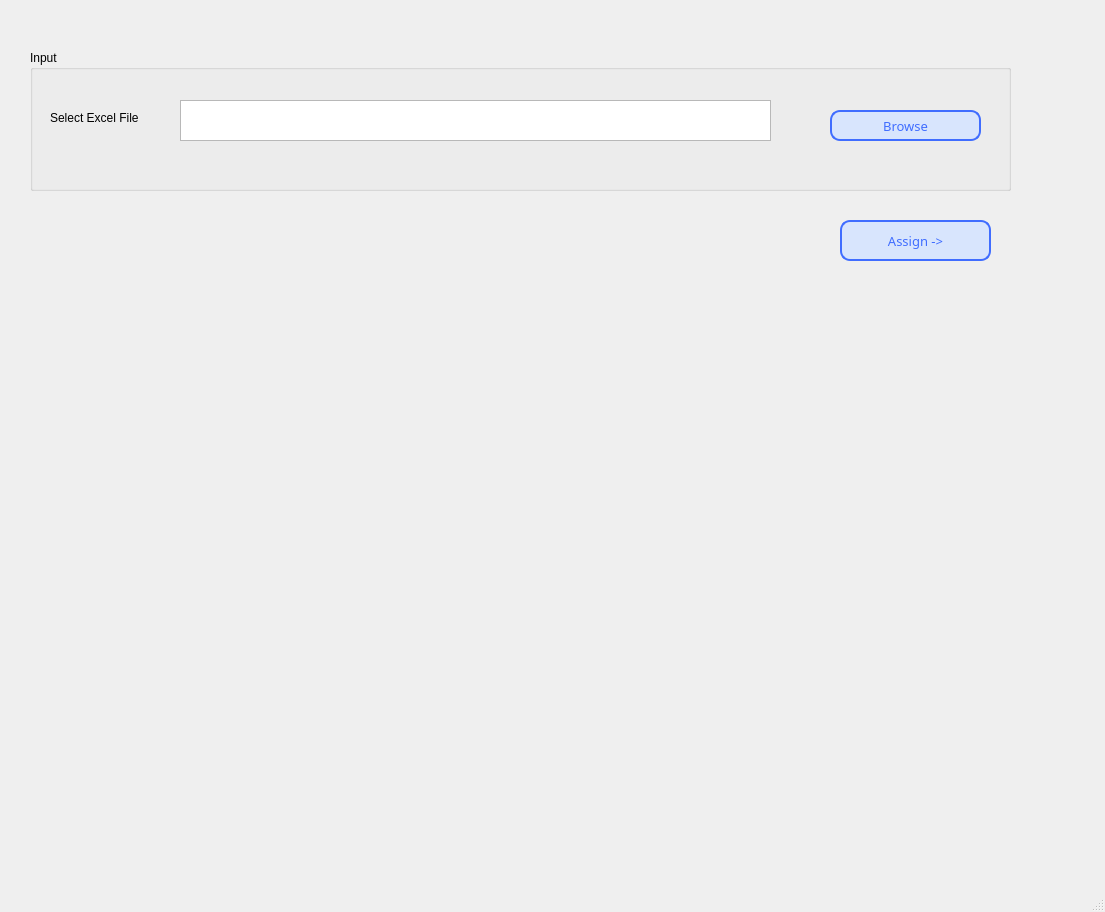
<?xml version="1.0" encoding="UTF-8"?>
<ui version="4.0">
 <class>MainWindow</class>
 <widget class="QMainWindow" name="MainWindow">
  <property name="geometry">
   <rect>
    <x>0</x>
    <y>0</y>
    <width>1105</width>
    <height>912</height>
   </rect>
  </property>
  <property name="windowTitle">
   <string>MainWindow</string>
  </property>
  <widget class="QWidget" name="centralwidget">
   <widget class="QGroupBox" name="groupBox_3">
    <property name="geometry">
     <rect>
      <x>30</x>
      <y>50</y>
      <width>981</width>
      <height>141</height>
     </rect>
    </property>
    <property name="title">
     <string>Input</string>
    </property>
    <widget class="QPushButton" name="btn_browse">
     <property name="geometry">
      <rect>
       <x>800</x>
       <y>60</y>
       <width>151</width>
       <height>31</height>
      </rect>
     </property>
     <property name="font">
      <font>
       <family>Segoe UI Semibold</family>
       <pointsize>10</pointsize>
       <weight>7</weight>
       <italic>false</italic>
       <bold>false</bold>
      </font>
     </property>
     <property name="styleSheet">
      <string notr="true">background-color:rgb(216, 229, 253);
font: 63 10pt &quot;Segoe UI Semibold&quot;;
color: rgb(64, 109, 255);
border-radius:10;
border:2px solid rgb(64, 109, 255);</string>
     </property>
     <property name="text">
      <string>Browse</string>
     </property>
    </widget>
    <widget class="QLabel" name="label">
     <property name="geometry">
      <rect>
       <x>20</x>
       <y>60</y>
       <width>111</width>
       <height>16</height>
      </rect>
     </property>
     <property name="text">
      <string>Select Excel File</string>
     </property>
    </widget>
    <widget class="QTextEdit" name="textEdit_file_path">
     <property name="geometry">
      <rect>
       <x>150</x>
       <y>50</y>
       <width>591</width>
       <height>41</height>
      </rect>
     </property>
    </widget>
   </widget>
   <widget class="QPushButton" name="btn_start">
    <property name="geometry">
     <rect>
      <x>840</x>
      <y>220</y>
      <width>151</width>
      <height>41</height>
     </rect>
    </property>
    <property name="font">
     <font>
      <family>Segoe UI Semibold</family>
      <pointsize>10</pointsize>
      <weight>7</weight>
      <italic>false</italic>
      <bold>false</bold>
     </font>
    </property>
    <property name="styleSheet">
     <string notr="true">background-color:rgb(216, 229, 253);
font: 63 10pt &quot;Segoe UI Semibold&quot;;
color: rgb(64, 109, 255);
border-radius:10;
border:2px solid rgb(64, 109, 255);</string>
    </property>
    <property name="text">
     <string>Assign -&gt;</string>
    </property>
   </widget>
  </widget>
  <widget class="QMenuBar" name="menubar">
   <property name="geometry">
    <rect>
     <x>0</x>
     <y>0</y>
     <width>1105</width>
     <height>26</height>
    </rect>
   </property>
  </widget>
  <widget class="QStatusBar" name="statusbar"/>
 </widget>
 <resources/>
 <connections/>
</ui>
